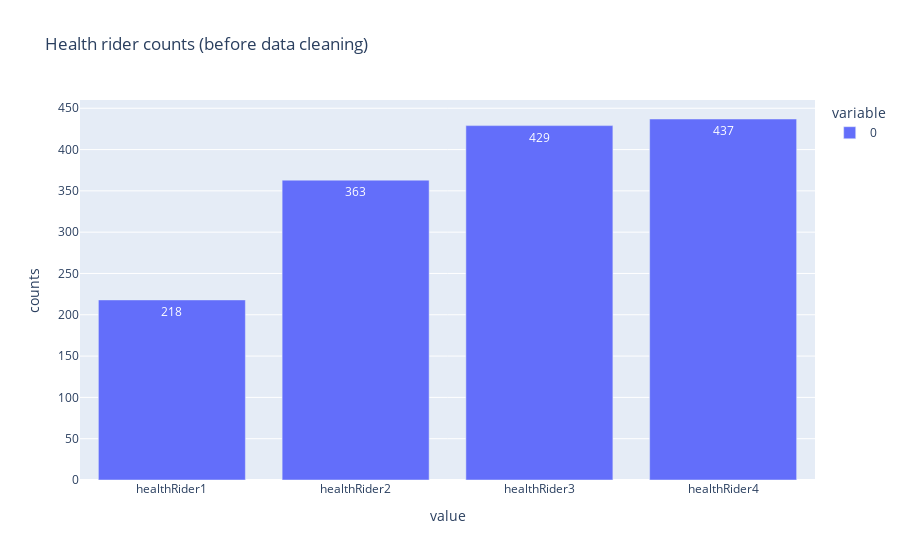
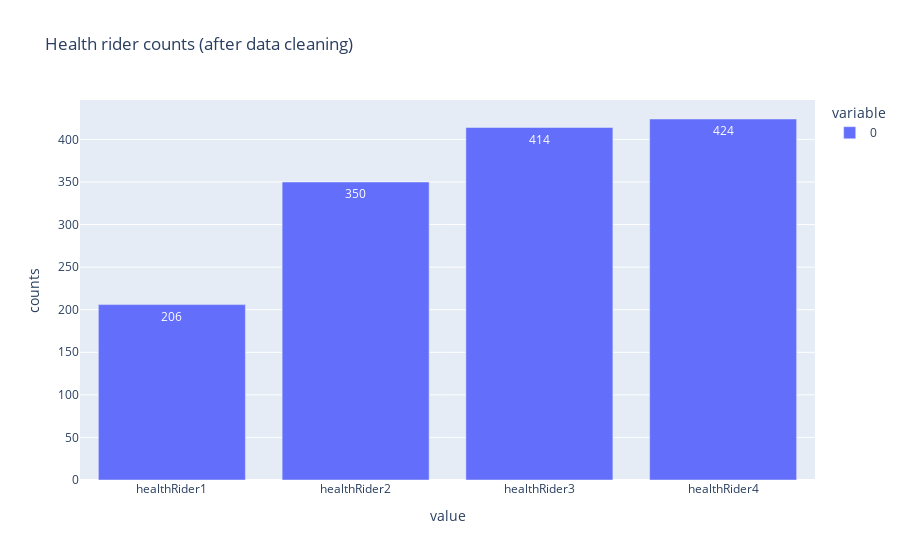

The notebook cell saved with these charts, in order:
### Markdown cell above
### **Guiding Question 2**

### Code cell
# Retrieve records for older people that has health insurance
df_raw_has_health_insurance = df_raw_encoded[(df_raw_encoded["healthInsurance"] != "No") & (df_raw_encoded["is45OrOlder"] == 1)]
df_has_health_insurance = df[(df["healthInsurance"] != 2) & (df["is45OrOlder"] == 1)]

df_raw_hr_counts = df_raw_has_health_insurance[hr_cols].sum().to_frame()
df_hr_counts = df_has_health_insurance[hr_cols].sum().to_frame()

# Plot counts for each health rider
fig_raw = px.bar(
    df_raw_hr_counts, 
    labels={"index": "value", "value": "counts"}, 
    title="Health rider counts (before data cleaning)", 
    text_auto=True
)
fig_processed = px.bar(
    df_hr_counts, 
    labels={"index": "value", "value": "counts"}, 
    title="Health rider counts (after data cleaning)", 
    text_auto=True
)

fig_raw.show()
fig_processed.show()

### Figure 1 — Plotly figure (JSON) as saved in the notebook; plotly's stock layout.template omitted (floating-point values rounded to 4 significant figures)
{"data": [{"alignmentgroup": "True", "hovertemplate": "variable=0<br>value=%{x}<br>counts=%{y}<extra></extra>", "legendgroup": "0", "marker": {"color": "#636efa", "pattern": {"shape": ""}}, "name": "0", "offsetgroup": "0", "orientation": "v", "showlegend": true, "textposition": "auto", "texttemplate": "%{y}", "type": "bar", "x": ["healthRider1", "healthRider2", "healthRider3", "healthRider4"], "xaxis": "x", "y": [218, 363, 429, 437], "yaxis": "y"}], "layout": {"barmode": "relative", "legend": {"title": {"text": "variable"}, "tracegroupgap": 0}, "title": {"text": "Health rider counts (before data cleaning)"}, "xaxis": {"anchor": "y", "domain": [0, 1], "title": {"text": "value"}}, "yaxis": {"anchor": "x", "domain": [0, 1], "title": {"text": "counts"}}}}

### Figure 2 — Plotly figure (JSON) as saved in the notebook; plotly's stock layout.template omitted (floating-point values rounded to 4 significant figures)
{"data": [{"alignmentgroup": "True", "hovertemplate": "variable=0<br>value=%{x}<br>counts=%{y}<extra></extra>", "legendgroup": "0", "marker": {"color": "#636efa", "pattern": {"shape": ""}}, "name": "0", "offsetgroup": "0", "orientation": "v", "showlegend": true, "textposition": "auto", "texttemplate": "%{y}", "type": "bar", "x": ["healthRider1", "healthRider2", "healthRider3", "healthRider4"], "xaxis": "x", "y": [206, 350, 414, 424], "yaxis": "y"}], "layout": {"barmode": "relative", "legend": {"title": {"text": "variable"}, "tracegroupgap": 0}, "title": {"text": "Health rider counts (after data cleaning)"}, "xaxis": {"anchor": "y", "domain": [0, 1], "title": {"text": "value"}}, "yaxis": {"anchor": "x", "domain": [0, 1], "title": {"text": "counts"}}}}
